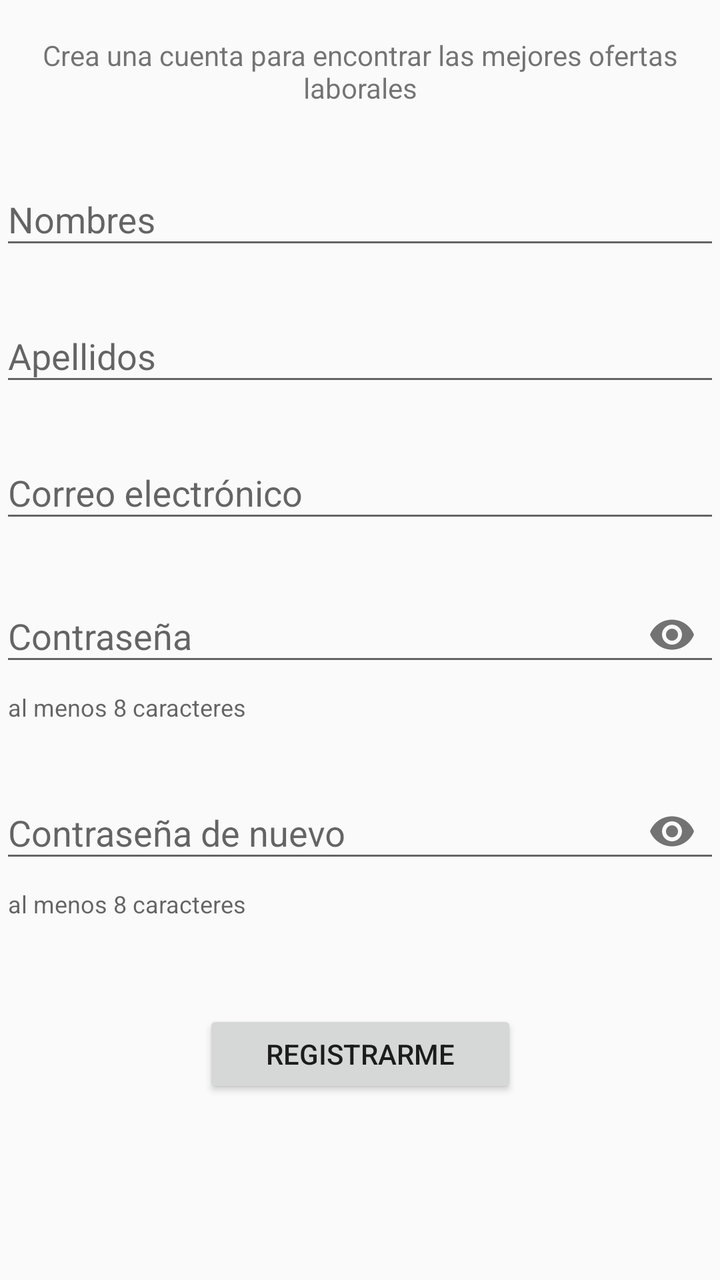
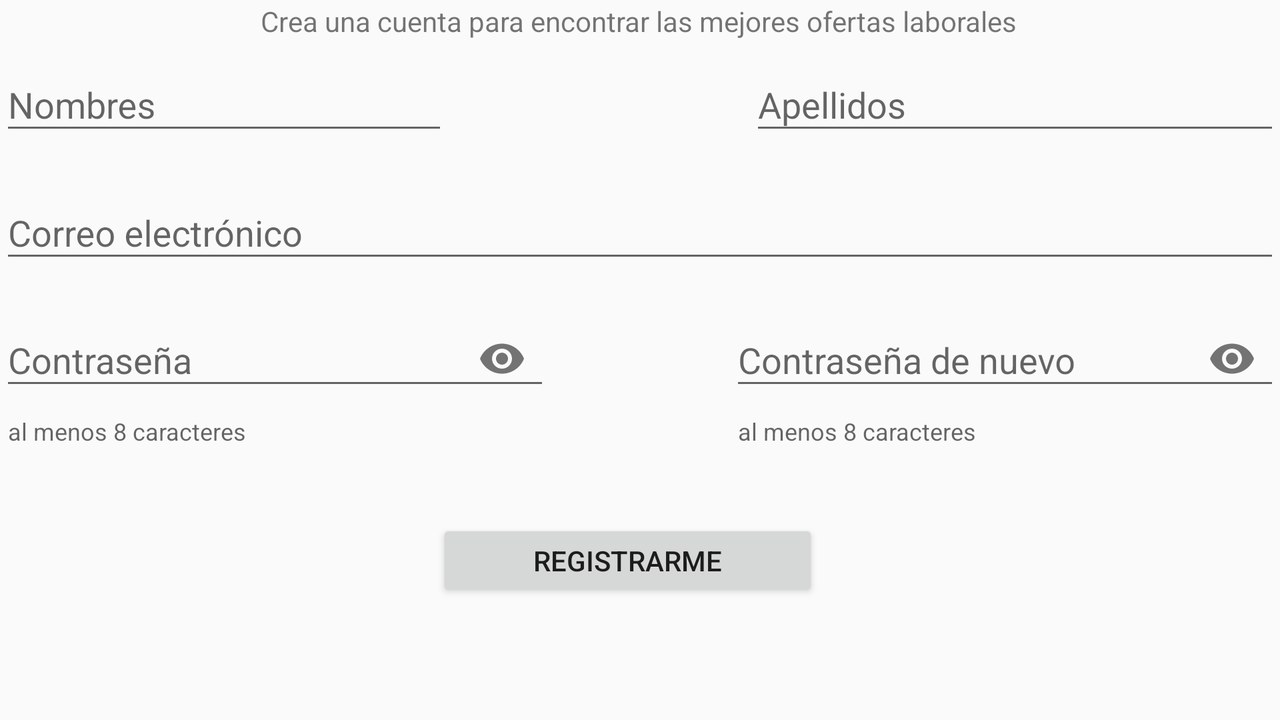

First picture: res/layout/ on a phone held upright. Second picture: the repository's own variant of that layout, on a device whose configuration matches the variant's folder. Source for both follows.
<!-- AndroidManifest.xml: application theme AppTheme -->
<!-- res/layout/fragment_pantalla_9.xml -->
<?xml version="1.0" encoding="utf-8"?>
<layout xmlns:android="http://schemas.android.com/apk/res/android"
    xmlns:app="http://schemas.android.com/apk/res-auto"
    xmlns:tools="http://schemas.android.com/tools"
    tools:context=".pantalla_9">



    <androidx.constraintlayout.widget.ConstraintLayout
        android:layout_width="match_parent"
        android:layout_height="match_parent"
        android:layout_marginStart="@dimen/margin_view"
        android:layout_marginTop="@dimen/margin_view"
        android:layout_marginEnd="@dimen/margin_view">



        <com.google.android.material.textview.MaterialTextView
            android:id="@+id/textView"
            android:layout_width="wrap_content"
            android:layout_height="wrap_content"
            android:gravity="center"
            android:text="Crea una cuenta para encontrar las mejores ofertas laborales"
            app:layout_constraintBottom_toBottomOf="parent"
            app:layout_constraintEnd_toEndOf="parent"
            app:layout_constraintStart_toStartOf="parent"
            app:layout_constraintTop_toTopOf="parent"
            app:layout_constraintVertical_bias="0.029999971" />

        <com.google.android.material.textfield.TextInputLayout
            android:id="@+id/et_nombre_usuario"
            android:layout_width="match_parent"
            android:layout_height="wrap_content"
            android:layout_marginTop="24dp"
            android:ems="10"
            android:hint="Nombres"
            android:inputType="textPersonName"
            app:endIconMode="clear_text"
            app:layout_constraintEnd_toEndOf="parent"
            app:layout_constraintHorizontal_bias="0.08"
            app:layout_constraintStart_toStartOf="parent"
            app:layout_constraintTop_toBottomOf="@+id/textView">

            <com.google.android.material.textfield.TextInputEditText

                android:layout_width="match_parent"
                android:layout_height="wrap_content"
                android:inputType="textPersonName"

                />

        </com.google.android.material.textfield.TextInputLayout>


        <com.google.android.material.textfield.TextInputLayout
            android:id="@+id/et_apellido_usuario"
            android:layout_width="match_parent"
            android:layout_height="wrap_content"
            android:layout_marginTop="16dp"
            android:ems="10"
            android:hint="Apellidos"
            android:inputType="textPersonName"
            app:layout_constraintEnd_toEndOf="parent"
            app:layout_constraintHorizontal_bias="1.0"
            app:layout_constraintStart_toEndOf="@+id/et_nombre_usuario"
            app:layout_constraintTop_toBottomOf="@+id/et_nombre_usuario">

            <com.google.android.material.textfield.TextInputEditText

                android:layout_width="match_parent"
                android:layout_height="wrap_content"
                android:inputType="text"

                />

        </com.google.android.material.textfield.TextInputLayout>


        <com.google.android.material.textfield.TextInputLayout
            android:id="@+id/et_correo_usuario"
            android:layout_width="match_parent"
            android:layout_height="wrap_content"
            android:layout_marginTop="16dp"
            android:ems="10"
            android:hint="Correo electrónico"
            android:inputType="textEmailAddress"
            app:layout_constraintEnd_toEndOf="parent"
            app:layout_constraintStart_toStartOf="parent"
            app:layout_constraintTop_toBottomOf="@+id/et_apellido_usuario">

            <com.google.android.material.textfield.TextInputEditText

                android:layout_width="match_parent"
                android:layout_height="wrap_content"
                android:inputType="textEmailAddress"

                />


        </com.google.android.material.textfield.TextInputLayout>


        <com.google.android.material.textfield.TextInputLayout
            android:id="@+id/et_contra_usuario"
            android:layout_width="match_parent"
            android:layout_height="wrap_content"
            android:layout_marginTop="16dp"

            android:hint="Contraseña"
            app:endIconMode="password_toggle"
            app:helperText="al menos 8 caracteres"
            app:layout_constraintEnd_toEndOf="parent"
            app:layout_constraintStart_toStartOf="parent"
            app:layout_constraintTop_toBottomOf="@+id/et_correo_usuario">

            <com.google.android.material.textfield.TextInputEditText

                android:layout_width="match_parent"
                android:layout_height="wrap_content"
                android:inputType="textPassword"

                />


        </com.google.android.material.textfield.TextInputLayout>






        <com.google.android.material.textfield.TextInputLayout
            android:id="@+id/et_contra_again_usuario"
            android:layout_width="match_parent"
            android:layout_height="wrap_content"

            android:hint="Contraseña de nuevo"
            app:endIconMode="password_toggle"
            app:helperText="al menos 8 caracteres"
            app:layout_constraintBottom_toBottomOf="parent"
            app:layout_constraintEnd_toEndOf="parent"
            app:layout_constraintStart_toStartOf="parent"
            app:layout_constraintTop_toBottomOf="@+id/et_contra_usuario"
            app:layout_constraintVertical_bias="0.096">

            <com.google.android.material.textfield.TextInputEditText

                android:layout_width="match_parent"
                android:layout_height="wrap_content"
                android:inputType="textPassword"

                />


        </com.google.android.material.textfield.TextInputLayout>


        <Button
            android:id="@+id/bt_registro_usuario"
            android:layout_width="157dp"
            android:layout_height="44dp"
            android:text="REGISTRARME"
            app:layout_constraintBottom_toTopOf="@+id/guideline"
            app:layout_constraintEnd_toEndOf="parent"
            app:layout_constraintStart_toStartOf="parent"
            app:layout_constraintTop_toBottomOf="@+id/et_contra_again_usuario"
            app:layout_constraintVertical_bias="0.578" />

        <androidx.constraintlayout.widget.Guideline
            android:id="@+id/guideline"
            android:layout_width="wrap_content"
            android:layout_height="wrap_content"
            android:orientation="horizontal"
            app:layout_constraintGuide_end="58dp" />


    </androidx.constraintlayout.widget.ConstraintLayout>



</layout>
<!-- resources referenced by this layout -->
<resources>
  <dimen name="margin_view">16dp</dimen>
  <style name="AppTheme" parent="Theme.AppCompat.Light.DarkActionBar">
          
          <item name="colorPrimary">@color/colorPrimary</item>
          <item name="colorPrimaryDark">@color/colorPrimaryDark</item>
          <item name="colorAccent">@color/colorAccent</item>
      </style>
  <color name="colorPrimary">#6200EE</color>
  <color name="colorPrimaryDark">#3700B3</color>
  <color name="colorAccent">#03DAC5</color>
</resources>
<!-- res/layout-land/fragment_pantalla_9.xml (the author's variant of the layout above) -->
<!-- drawn on the phone turned sideways -->
<?xml version="1.0" encoding="utf-8"?>
<layout xmlns:android="http://schemas.android.com/apk/res/android"
    xmlns:app="http://schemas.android.com/apk/res-auto"
    xmlns:tools="http://schemas.android.com/tools"
    tools:context=".pantalla_9">


    <androidx.constraintlayout.widget.ConstraintLayout
        android:layout_width="match_parent"
        android:layout_height="match_parent"
        android:layout_marginStart="@dimen/margin_view"
        android:layout_marginTop="@dimen/margin_view"
        android:layout_marginEnd="@dimen/margin_view">


        <com.google.android.material.textview.MaterialTextView
            android:id="@+id/textView"
            android:layout_width="wrap_content"
            android:layout_height="wrap_content"
            android:gravity="center"
            android:text="Crea una cuenta para encontrar las mejores ofertas laborales"
            app:layout_constraintBottom_toBottomOf="parent"
            app:layout_constraintEnd_toEndOf="parent"
            app:layout_constraintHorizontal_bias="0.498"
            app:layout_constraintStart_toStartOf="parent"
            app:layout_constraintTop_toTopOf="parent"
            app:layout_constraintVertical_bias="0.003" />


        <com.google.android.material.textfield.TextInputLayout
            android:id="@+id/et_nombre_usuario"
            android:layout_width="224dp"
            android:layout_height="59dp"
            android:ems="10"
            android:hint="Nombres"
            android:inputType="textPersonName"
            app:endIconMode="clear_text"
            app:layout_constraintStart_toStartOf="parent"
            app:layout_constraintTop_toBottomOf="@+id/textView">

            <com.google.android.material.textfield.TextInputEditText

                android:layout_width="match_parent"
                android:layout_height="wrap_content"
                android:inputType="textPersonName"
                android:id="@+id/et_nombre_usuarios"

                />

        </com.google.android.material.textfield.TextInputLayout>


        <com.google.android.material.textfield.TextInputLayout
            android:id="@+id/et_apellido_usuario"
            android:layout_width="265dp"
            android:layout_height="56dp"
            android:ems="10"
            android:hint="Apellidos"
            android:inputType="textPersonName"
            app:layout_constraintEnd_toEndOf="parent"
            app:layout_constraintTop_toBottomOf="@+id/textView">

            <com.google.android.material.textfield.TextInputEditText

                android:layout_width="match_parent"
                android:layout_height="wrap_content"
                android:inputType="text"
                android:id="@+id/et_apellido_usuarios"

                />

        </com.google.android.material.textfield.TextInputLayout>


        <com.google.android.material.textfield.TextInputLayout
            android:id="@+id/et_correo_usuario"
            android:layout_width="match_parent"
            android:layout_height="wrap_content"
            android:layout_marginTop="8dp"
            android:ems="10"
            android:hint="Correo electrónico"
            android:inputType="textEmailAddress"
            app:layout_constraintEnd_toEndOf="parent"
            app:layout_constraintHorizontal_bias="0.0"
            app:layout_constraintStart_toStartOf="parent"
            app:layout_constraintTop_toBottomOf="@+id/et_apellido_usuario">

            <com.google.android.material.textfield.TextInputEditText
                android:id="@+id/et_correo_usuarios"
                android:layout_width="match_parent"
                android:layout_height="wrap_content"
                android:inputType="textEmailAddress"

                />


        </com.google.android.material.textfield.TextInputLayout>


        <com.google.android.material.textfield.TextInputLayout
            android:id="@+id/et_contra_usuario"
            android:layout_width="275dp"
            android:layout_height="wrap_content"

            android:layout_marginTop="8dp"
            android:hint="Contraseña"
            app:endIconMode="password_toggle"
            app:helperText="al menos 8 caracteres"
            app:layout_constraintBottom_toTopOf="@+id/guideline"
            app:layout_constraintStart_toStartOf="parent"
            app:layout_constraintTop_toBottomOf="@+id/et_correo_usuario"
            app:layout_constraintVertical_bias="0.0">

            <com.google.android.material.textfield.TextInputEditText
                android:id="@+id/et_contra_usuarios"
                android:layout_width="match_parent"
                android:layout_height="wrap_content"
                android:inputType="textPassword"

                />


        </com.google.android.material.textfield.TextInputLayout>

        <com.google.android.material.textfield.TextInputLayout
            android:id="@+id/et_contra_again_usuario"
            android:layout_width="275dp"
            android:layout_height="wrap_content"

            android:layout_marginTop="8dp"
            android:hint="Contraseña de nuevo"
            app:endIconMode="password_toggle"
            app:helperText="al menos 8 caracteres"
            app:layout_constraintBottom_toTopOf="@+id/guideline"
            app:layout_constraintEnd_toEndOf="parent"
            app:layout_constraintTop_toBottomOf="@+id/et_correo_usuario"
            app:layout_constraintVertical_bias="0.0">

            <com.google.android.material.textfield.TextInputEditText

                android:layout_width="match_parent"
                android:layout_height="wrap_content"
                android:inputType="textPassword"
                android:id="@+id/et_contra_again_usuarios"
                />


        </com.google.android.material.textfield.TextInputLayout>

        <Button
            android:id="@+id/bt_registro_usuario"
            android:layout_width="191dp"
            android:layout_height="41dp"
            android:text="REGISTRARME"
            app:layout_constraintBottom_toTopOf="@+id/guideline"
            app:layout_constraintEnd_toEndOf="parent"
            app:layout_constraintHorizontal_bias="0.486"
            app:layout_constraintStart_toStartOf="parent"
            app:layout_constraintTop_toTopOf="parent"
            app:layout_constraintVertical_bias="0.995" />

        <androidx.constraintlayout.widget.Guideline
        android:id="@+id/guideline"
        android:layout_width="wrap_content"
        android:layout_height="wrap_content"
        android:orientation="horizontal"
        app:layout_constraintGuide_end="58dp" />





    </androidx.constraintlayout.widget.ConstraintLayout>


</layout>
